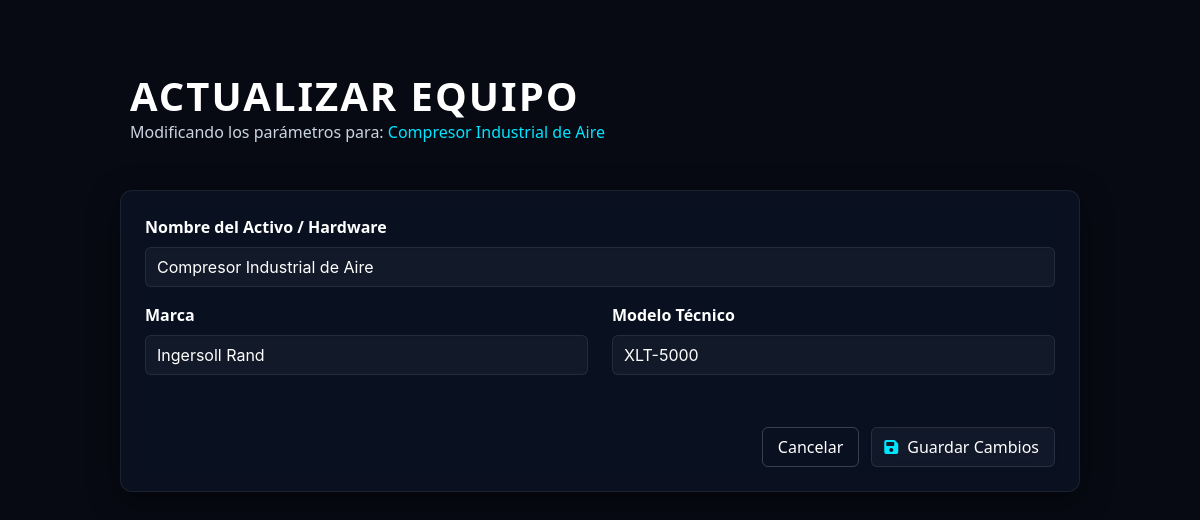
/editar_equipo.php?id=1, run on the app's committed database.
### tables this page shows
CREATE TABLE `equipos` (
  `id` int(11) NOT NULL,
  `nombre` varchar(100) NOT NULL,
  `modelo` varchar(100) NOT NULL,
  `marca` varchar(100) NOT NULL,
  `archivo_manual` varchar(255) NOT NULL,
  `creado_en` timestamp NOT NULL DEFAULT current_timestamp()
);

### editar_equipo.php (the view, shortened to what this page needs)
<?php
require_once 'config/conexion.php';
$id = intval($_GET['id']);
$stmt = $pdo->prepare("SELECT * FROM equipos WHERE id = ?");
$stmt->execute([$id]);
$equipo = $stmt->fetch();
?>
<!DOCTYPE html>
<html lang="es">
<head>
    <link rel="stylesheet" href="https://cdn.jsdelivr.net/npm/bulma@1.0.4/css/bulma.min.css">
    <link rel="stylesheet" href="https://cdnjs.cloudflare.com/ajax/libs/font-awesome/6.4.0/css/all.min.css">
</head>
<body>
    <div id="gan-canvas-container"></div>
    <main class="section main-content-area">
        <div class="container is-max-desktop" style="margin-top: 25px;">
            <div class="block mb-6" style="padding-left: 10px;">
                <h1 class="title is-2" style="letter-spacing: 2px; font-weight: 800; text-transform: uppercase;">Actualizar Equipo</h1>
                <h2 class="subtitle is-6 mt-1" style="color: #cbd5e1 !important;">
                    Modificando los parámetros para: <span class="theme-accent-text" style="font-weight: 500;"><?php echo htmlspecialchars($equipo['nombre']); ?></span>
                </h2>
            </div>
            <div class="box custom-card p-5">
                <form action="" method="POST">
                    <div class="field mb-4">
                        <label class="label">Nombre del Activo / Hardware</label>
                        <div class="control">
                            <input class="input" type="text" name="nombre" value="<?php echo htmlspecialchars($equipo['nombre']); ?>" required>
                        </div>
                    </div>
                    <div class="columns">
                        <div class="column">
                            <div class="field mb-4">
                                <label class="label">Marca</label>
                                <div class="control">
                                    <input class="input" type="text" name="marca" value="<?php echo htmlspecialchars($equipo['marca']); ?>" required>
                                </div>
                            </div>
                        </div>
                        <div class="column">
                            <div class="field mb-4">
                                <label class="label">Modelo Técnico</label>
                                <div class="control">
                                    <input class="input" type="text" name="modelo" value="<?php echo htmlspecialchars($equipo['modelo']); ?>" required>
                                </div>
                            </div>
                        </div>
                    </div>
                    <div class="field is-grouped is-justify-content-flex-end mt-5">
                        <p class="control">
                            <a href="gestion_recursos.php" class="button is-light is-outlined" style="color: #fff; border-color: rgba(255,255,255,0.2);">Cancelar</a>
                        </p>
                        <p class="control">
                            <button type="submit" class="button btn-cyber-action">
                                <span class="icon"><i class="fa-solid fa-floppy-disk"></i></span>
                                <span>Guardar Cambios</span>
                            </button>
                        </p>
                    </div>
                </form>
            </div>
        </div>
    </main>
</body>
</html>

### editar_equipo.php (style rules this page uses)
body { background-color: #070a13; min-height: 100vh; overflow-x: hidden; color: #f1f5f9; font-family: system-ui, -apple-system, sans-serif; margin: 0; padding: 0; }
#gan-canvas-container { position: fixed; top: 0; left: 0; width: 100%; height: 100%; z-index: 1; pointer-events: none; opacity: 0.35; }
.main-content-area { position: relative; z-index: 2; padding: 3rem 1.5rem; }
.custom-card { background-color: rgba(13, 20, 38, 0.65) !important; backdrop-filter: blur(12px) saturate(160%); -webkit-backdrop-filter: blur(12px) saturate(160%); border: 1px solid rgba(255, 255, 255, 0.08); border-radius: 12px; box-shadow: 0 8px 32px 0 rgba(0, 0, 0, 0.45); }
.title, .subtitle, .label { color: #ffffff !important; }
.input { background-color: rgba(255, 255, 255, 0.04) !important; border: 1px solid rgba(255, 255, 255, 0.08) !important; color: #fff !important; transition: all 0.3s ease; }
:root { --dynamic-core-color: #00e5ff; }
.theme-accent-text { color: var(--dynamic-core-color) !important; }
.btn-cyber-action { background-color: rgba(255, 255, 255, 0.03) !important; color: #ffffff !important; border: 1px solid rgba(255, 255, 255, 0.1) !important; backdrop-filter: blur(8px); transition: all 0.3s ease; font-weight: 500; }
.btn-cyber-action .icon { color: var(--dynamic-core-color) !important; }

### data on the page
equipos: nombre "Compresor Industrial de Aire", marca "Ingersoll Rand", modelo "XLT-5000"
